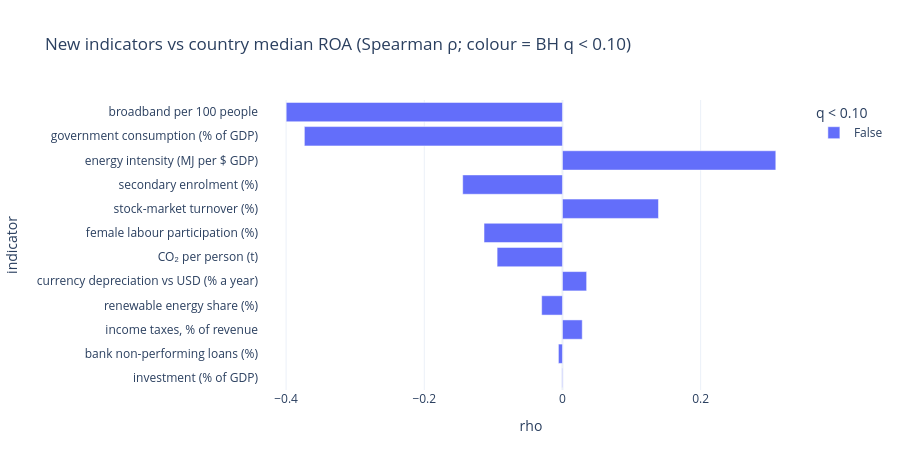

Notebook code for this chart:
### Markdown cell above
## 2 · Primary test: screen against profitability
Country median ROA (non-pooled: one number per country) against each new indicator, Spearman with bootstrap intervals, Benjamini–Hochberg across the 12 indicators that have at least 15 countries.

### Code cell
f5 = fy[fy.fiscal_year.between(2022, 2025)]
roa_c = f5.groupby("iso3").agg(roa=("roa_pp", "median"), n=("company_id", "nunique")).query("n >= @MIN_FIRMS")
sc = scan(x.loc[x.index.intersection(roa_c.index)], roa_c.roa.reindex(x.index.intersection(roa_c.index)), list(x.columns), min_n=15)
sc["indicator"] = sc.index.map(LABEL)
sc["dev_rho"] = [spearman(x[f].reindex(country["dev_idx"].index), country["dev_idx"])[0] for f in sc.index]            # overlap with the development index
sc["partial ρ (given development)"] = [partial_rho(x[f].reindex(roa_c.index), roa_c.roa, country["dev_idx"].reindex(roa_c.index)) for f in sc.index]
fig = px.bar(sc.reset_index(), x="rho", y="indicator", orientation="h", color=sc.q.values < 0.10, title="New indicators vs country median ROA (Spearman ρ; colour = BH q < 0.10)", labels={"color": "q < 0.10"})
fig.update_layout(height=470, yaxis_autorange="reversed"); fig.show()
top = sc.iloc[0]; topf = sc.index[0]
print(f"{len(sc)} indicators screened on {roa_c.shape[0]} countries. Strongest: {top.indicator} (ρ = {top.rho:+.2f}, p = {top.p:.4f}, BH q = {top.q:.3f}, n = {int(top.n)}); passing q < 0.10: {int((sc.q < 0.10).sum())}.")
sc[["indicator", "rho", "p", "q", "n", "dev_rho", "partial ρ (given development)"]].round(3)

### Figure 1 — Plotly figure (JSON) as saved in the notebook; plotly's stock layout.template omitted (floating-point values rounded to 4 significant figures)
{"data": [{"hovertemplate": "q < 0.10=False<br>rho=%{x}<br>indicator=%{y}<extra></extra>", "legendgroup": "False", "marker": {"color": "#636efa", "pattern": {"shape": ""}}, "name": "False", "orientation": "h", "showlegend": true, "textposition": "auto", "type": "bar", "x": [-0.3998, -0.3736, 0.3088, -0.1444, 0.139, -0.1135, -0.09458, 0.03499, -0.0301, 0.02863, -0.005865, -0.0007639], "xaxis": "x", "y": ["broadband per 100 people", "government consumption (% of GDP)", "energy intensity (MJ per $ GDP)", "secondary enrolment (%)", "stock-market turnover (%)", "female labour participation (%)", "CO₂ per person (t)", "currency depreciation vs USD (% a year)", "renewable energy share (%)", "income taxes, % of revenue", "bank non-performing loans (%)", "investment (% of GDP)"], "yaxis": "y"}], "layout": {"barmode": "relative", "height": 470, "legend": {"title": {"text": "q < 0.10"}, "tracegroupgap": 0}, "title": {"text": "New indicators vs country median ROA (Spearman ρ; colour = BH q < 0.10)"}, "xaxis": {"anchor": "y", "domain": [0.0, 1.0], "title": {"text": "rho"}}, "yaxis": {"anchor": "x", "autorange": "reversed", "domain": [0.0, 1.0], "title": {"text": "indicator"}}}}
